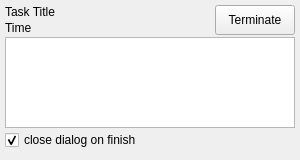
<?xml version="1.0" encoding="UTF-8"?>
<ui version="4.0">
 <class>Form</class>
 <widget class="QWidget" name="Form">
  <property name="geometry">
   <rect>
    <x>0</x>
    <y>0</y>
    <width>300</width>
    <height>160</height>
   </rect>
  </property>
  <property name="minimumSize">
   <size>
    <width>300</width>
    <height>160</height>
   </size>
  </property>
  <property name="windowTitle">
   <string>Form</string>
  </property>
  <layout class="QVBoxLayout" name="verticalLayout_2">
   <property name="spacing">
    <number>2</number>
   </property>
   <property name="leftMargin">
    <number>5</number>
   </property>
   <property name="topMargin">
    <number>5</number>
   </property>
   <property name="rightMargin">
    <number>5</number>
   </property>
   <property name="bottomMargin">
    <number>10</number>
   </property>
   <item>
    <layout class="QHBoxLayout" name="horizontalLayout">
     <item>
      <layout class="QVBoxLayout" name="verticalLayout">
       <item>
        <widget class="QLabel" name="labelMessage">
         <property name="text">
          <string>Task Title</string>
         </property>
        </widget>
       </item>
       <item>
        <widget class="QLabel" name="labelElapsed">
         <property name="text">
          <string>Time</string>
         </property>
        </widget>
       </item>
      </layout>
     </item>
     <item>
      <widget class="QPushButton" name="buttonTerminate">
       <property name="sizePolicy">
        <sizepolicy hsizetype="Fixed" vsizetype="Preferred">
         <horstretch>0</horstretch>
         <verstretch>0</verstretch>
        </sizepolicy>
       </property>
       <property name="text">
        <string>Terminate</string>
       </property>
      </widget>
     </item>
    </layout>
   </item>
   <item>
    <widget class="QPlainTextEdit" name="textLog"/>
   </item>
   <item>
    <widget class="QCheckBox" name="checkAutoClose">
     <property name="text">
      <string>close dialog on finish</string>
     </property>
     <property name="checkable">
      <bool>true</bool>
     </property>
     <property name="checked">
      <bool>true</bool>
     </property>
    </widget>
   </item>
  </layout>
 </widget>
 <resources/>
 <connections/>
</ui>
